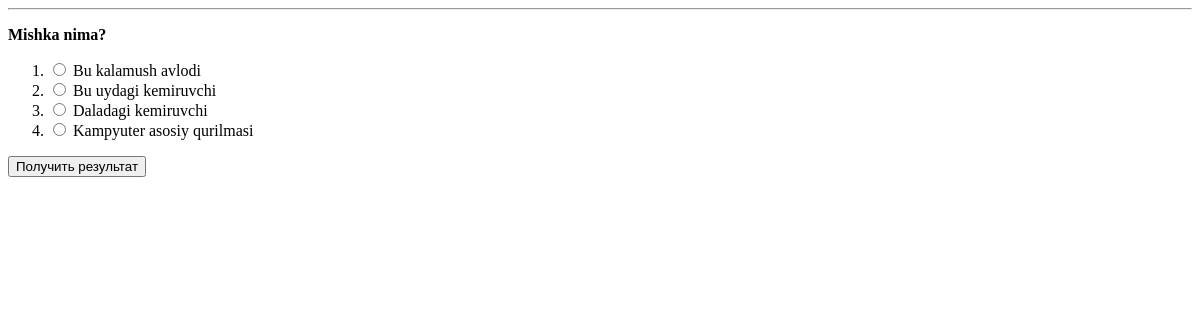
Page /path/quiz/1 on the earlier database version.
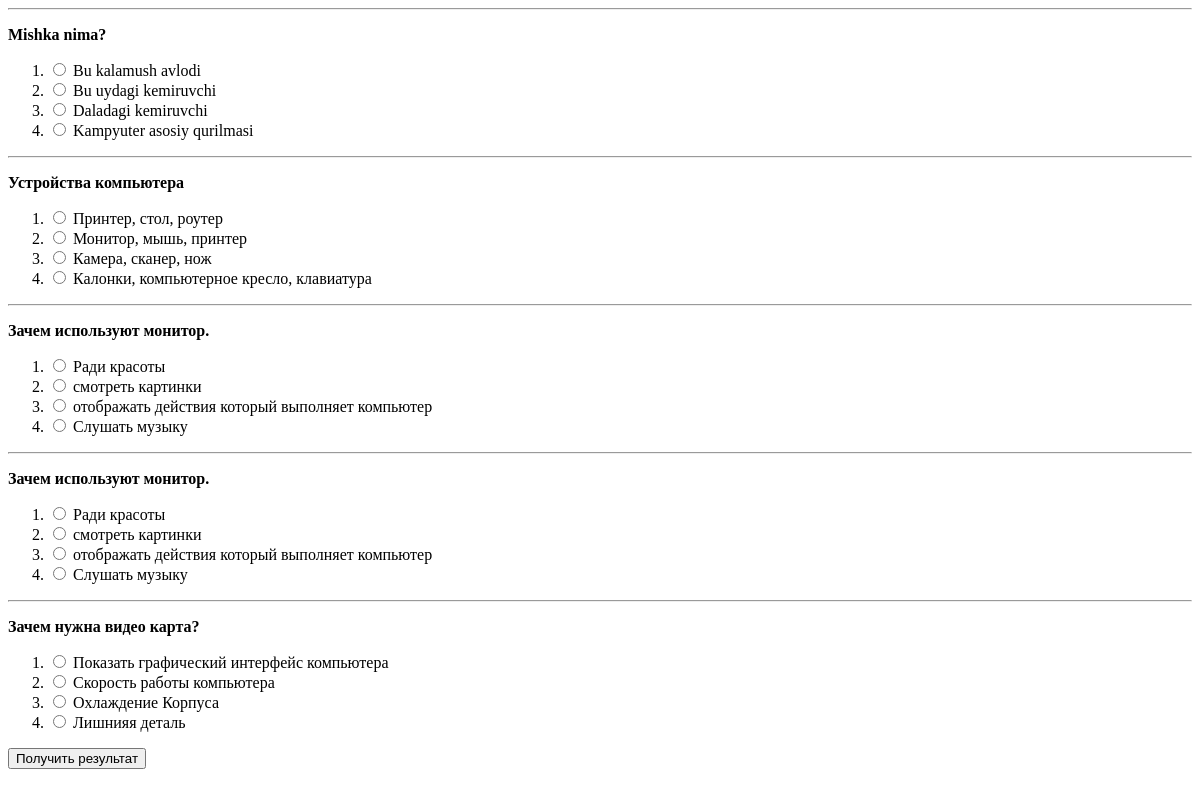
Same page on the later database version.
### test_platform/models.py (models this page shows, shortened)
class Test_question(models.Model):
    test_type = models.ForeignKey(Test_Types, on_delete = models.CASCADE, verbose_name = 'Тип тестов')
    question  = models.TextField(verbose_name='Опишите Вопрос')
    options_A = models.CharField(max_length = 50, verbose_name = 'Вориант А')
    options_B = models.CharField(max_length = 50, verbose_name = 'Вориант B')
    options_C = models.CharField(max_length = 50, verbose_name = 'Вориант C')
    options_D = models.CharField(max_length = 50, verbose_name = 'Вориант D')
    answer    = models.IntegerField(help_text= 'Напишите правильный вариант')
    class Meta:
        verbose_name = 'Тест'
        verbose_name_plural = 'Тесты'

### test_platform/views.py (the view)
# urls.py: path('quiz/<int:pk>', views.Quiz, name = 'Quiz')
def Quiz(request, pk):
    model = Test_question.objects.filter(test_type_id = pk)
    content = {'quiz': model}
    return render(request, 'quiz.html', content)

### test_platform/templates/quiz.html (shortened to what this page needs)
{% load static %}
<!DOCTYPE html>
<html lang="ru">
<head>
</head>
<body>
  {% for i in quiz %}
  <div class="question">
    <hr>
    <p class="text-center"><b>{{i.question}}</b></p>
    <ol>
      <li><input type="radio" name="quest{{i.id}}" id="a_1"> <label class="form-check-label" for="a_1">{{i.options_A}}</label></li>
      <li><input type="radio" name="quest{{i.id}}" id="a_2"> <label class="form-check-label" for="a_2">{{i.options_B}}</label></li>
      <li><input type="radio" name="quest{{i.id}}" id="a_3"> <label class="form-check-label" for="a_3">{{i.options_C}}</label></li>
      <li><input type="radio" name="quest{{i.id}}" id="a_4"> <label class="form-check-label" for="a_4">{{i.options_D}}</label></li>
    </ol>
  </div>
  {% endfor %}
<button class="btn-success btn-lg btn-block" id="apply" onclick="summary();">Получить результат</button>
</body>
</html>

Differences in the rows shown:
added Test_question: question "Устройства компьютера", options_A "Принтер, стол, роутер", options_B "Монитор, мышь, принтер", options_C "Камера, сканер, нож", options_D "Калонки, компьютерное кресло, клавиатура"
added Test_question: question "Зачем используют монитор.", options_A "Ради красоты", options_B "смотреть картинки", options_C "отображать действия который выполняет компьютер", options_D "Слушать музыку"
added Test_question: question "Зачем используют монитор.", options_A "Ради красоты", options_B "смотреть картинки", options_C "отображать действия который выполняет компьютер", options_D "Слушать музыку"
added Test_question: question "Зачем нужна видео карта?", options_A "Показать графический интерфейс компьютера", options_B "Скорость работы компьютера", options_C "Охлаждение Корпуса", options_D "Лишнияя деталь"
